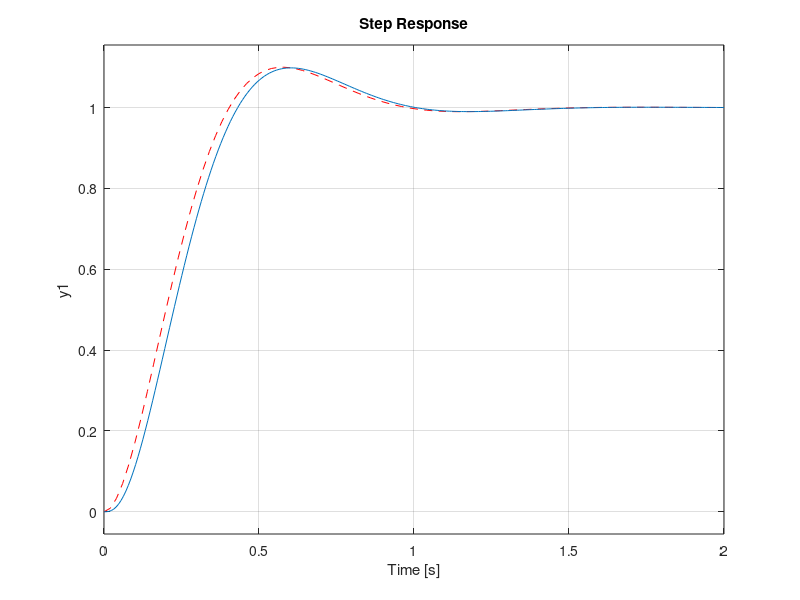

MATLAB code for this plot:
pkg load control;
clear all;
close all;
clc;

t0 = tf(45.79, [1 8 45.79]);

a1 = [0 1; 0 -1];
b1 = [0; 1];
c1 = [1 0];

a2 = [0 1; 1 0];
b2 = b1;
c2 = [2 1];

a3 = [0 1; 0 -1];
b3 = b1;
c3 = [-2 1];

%G1(s)
ae1 = [a1 zeros(2,1); -c1 0];
be1 = [b1; 0]

s1 = -4+i*5.458;
s2 = -4-i*5.458;
s3 = -40;

ke1 = acker(ae1, be1, [s1, s2, s3])
k1 = ke1(1:2)
j1 = -ke1(3)

t1 = ss([a1-b1*k1 b1*j1; -c1 0], [0;0;1], [c1 0])

figure;
step(t0, 'r--');
hold on;
step(t1);

##%G2(s)
##ae2 = [a2 zeros(2,1); -c2 0];
##be2 = [b2; 0];
##
##s1 = -4+i*5.458;
##s2 = -4-i*5.458;
##s3 = -2;
##
##ke2 = acker(ae2, be2, [s1, s2, s3])
##k2 = ke2(1:2);
##j2 = -ke2(3);
##
##t2 = ss([a2-b2*k2 b2*j2; -c2 0], [0;0;1], [c2 0]);
##
##figure;
##step(t0, 'r--');
##hold on;
##step(t2);
##
##%G3(s)
##ae3 = [a3 zeros(2,1); -c3 0];
##be3 = [b3; 0];
##
##s1 = -4+i*5.458;
##s2 = -4-i*5.458;
##s3 = -2;
##
##s1 = s1/10;
##s2 = s2/10;
##
##ke3 = acker(ae3, be3, [s1, s2, s3])
##k3 = ke3(1:2);
##j3 = -ke3(3);
##
##t3 = ss([a3-b3*k3 b3*j3; -c3 0], [0;0;1], [c3 0]);
##
##t0 = tf(45.79/100, [1 8/10 45.79/100]);
##
##figure;
##step(t0, 'r--');
##hold on;
##step(t3);
